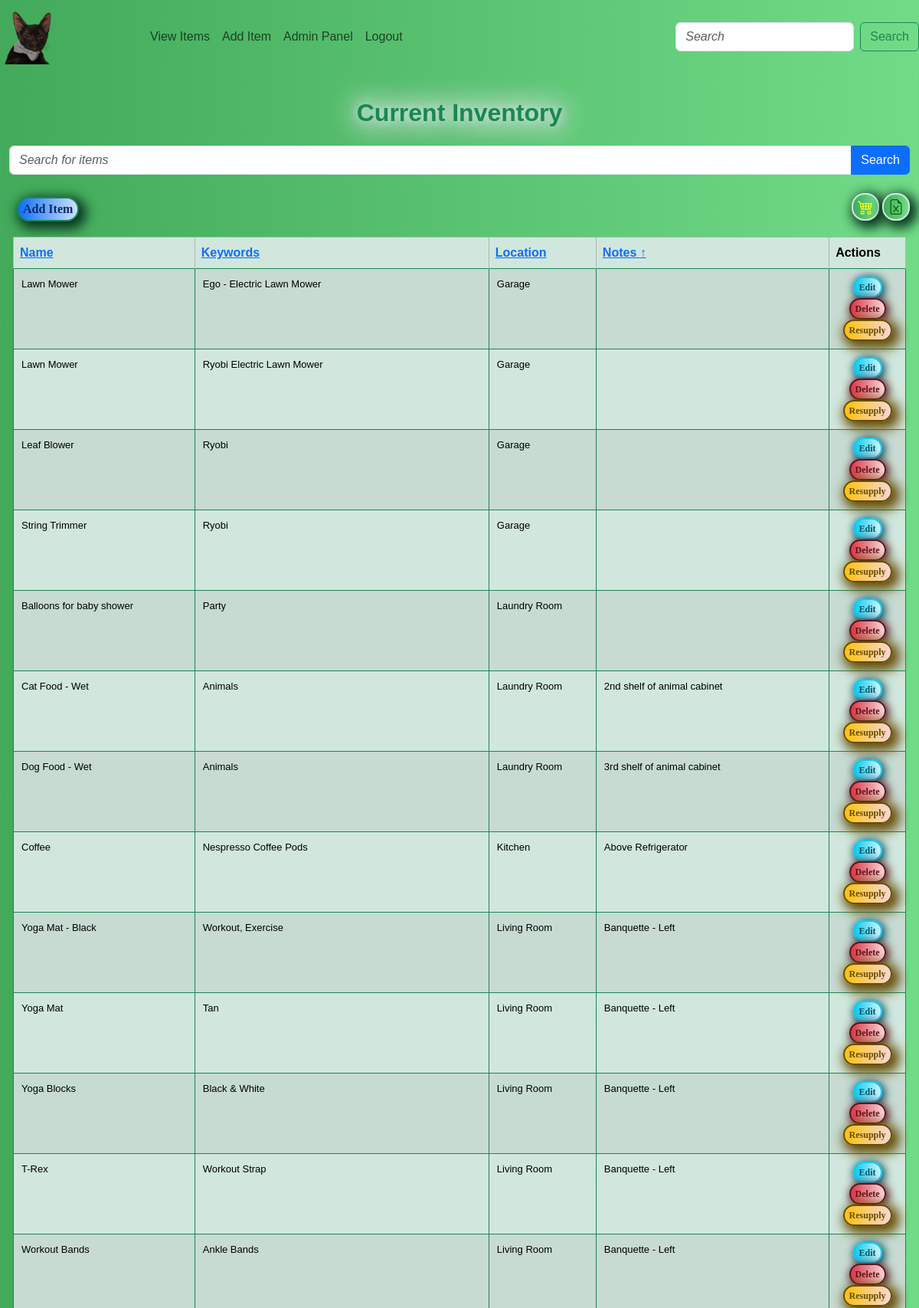
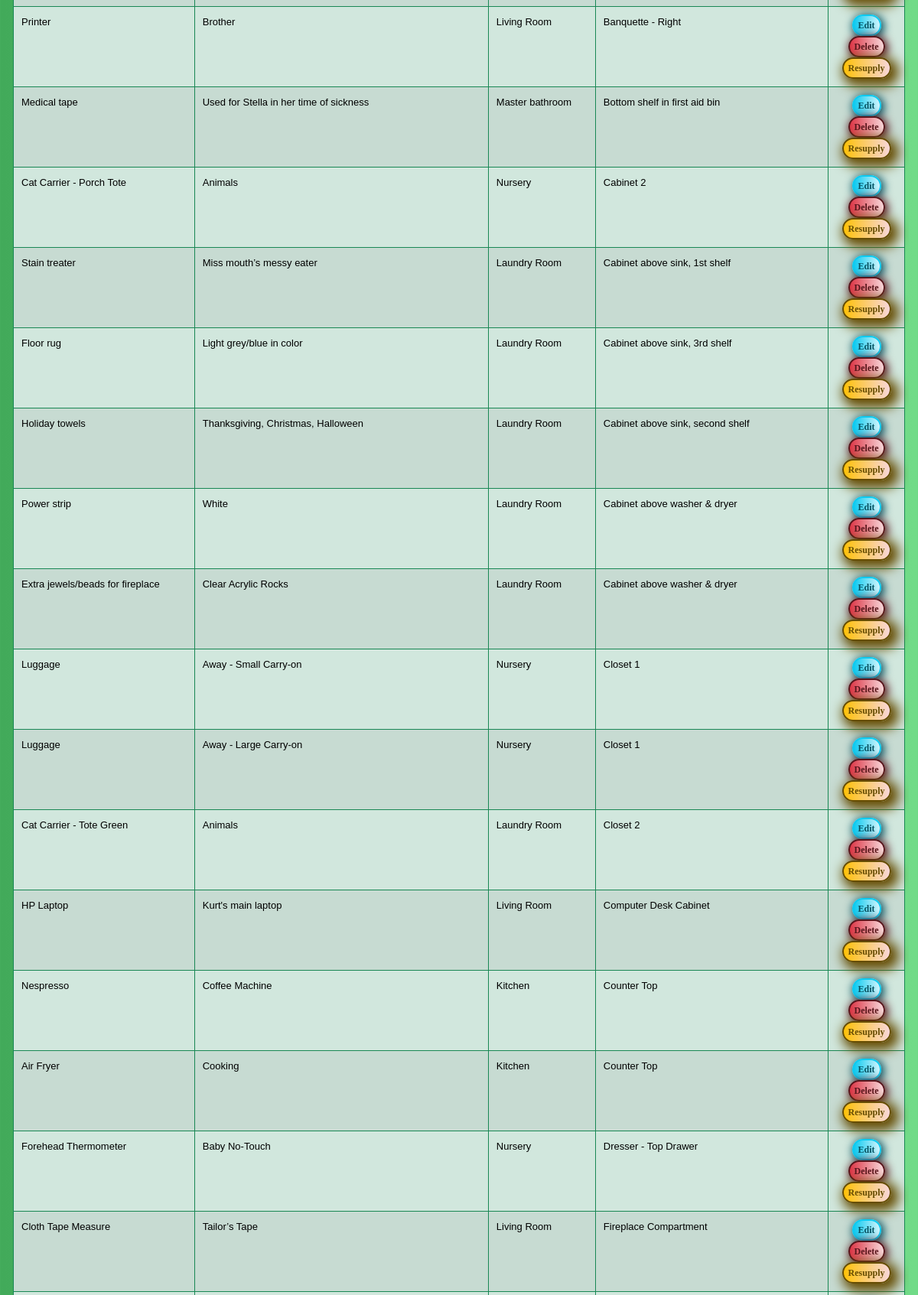
Screenshot of /items?search=&sort_by=notes&sort_order=asc (signed in, upper part) with the database file from the repository (2 pictures, top to bottom).
### app/models.py (models this page shows, shortened)
class Item(db.Model):
    id = db.Column(db.Integer, primary_key=True)
    name = db.Column(db.String(100), nullable=False)
    keywords = db.Column(db.String(200), nullable=True)
    location = db.Column(db.String(100), nullable=False)
    notes = db.Column(db.String, nullable=True)

### app/routes.py (the view)
@app.route('/items', methods=['GET', 'POST'])
@login_required
def view_items():
    form = SearchForm()
    search_query = request.args.get('search', '')
    sort_by = request.args.get('sort_by', 'name')
    sort_order = request.args.get('sort_order', 'asc')
    if form.validate_on_submit():
        search_query = form.search.data
    items_query = Item.query.filter(
        (Item.name.contains(search_query)) | (Item.location.contains(search_query)) | (Item.keywords.contains(search_query)) | (Item.notes.contains(search_query))
    )
    if sort_order == 'asc':
        items_query = items_query.order_by(getattr(Item, sort_by).asc())
    else:
        items_query = items_query.order_by(getattr(Item, sort_by).desc())
    items = items_query.all()
    return render_template('view_items.html', items=items, form=form, sort_by=sort_by, sort_order=sort_order)

### app/forms.py
class SearchForm(FlaskForm):
    search = StringField('Search', validators=[DataRequired()])
    submit = SubmitField('Search')

### app/__init__.py (called while the page is built)
@login_manager.user_loader
def load_user(user_id):
    return models.User.query.get(int(user_id))

### app/templates/view_items.html (shortened to what this page needs)
{% extends "base.html" %}
{% block content %}
<div class="container-fluid">
  <h2 class="mb-4">Current Inventory</h2>
    <form method="GET" action="{{ url_for('view_items') }}" class="mb-4">
      <div class="input-group">
        <input type="text" class="form-control" placeholder="Search for items" name="search" value="{{ request.args.get('search', '') }}">
        <button class="btn btn-primary" type="submit">Search</button>
      </div>
    </form>
    <div class="d-flex justify-content-between" style="margin-bottom: 10px">
      <a class="btn btn-primary btn-sm" id="btnAddItem" href="{{ url_for('add_item') }}">Add Item</a>
      <div>
          <a href="{{ url_for('export_items', resupply='true') }}" class="btn btn-outline-warning btn-sm" id="btnCart" style="--bs-btn-bg: #1987543f;">
            <img src="{{ url_for('static', filename='cart4.svg') }}" alt="Cart Icon" class="cart-icon" style="width: 20px; height: 20px;">
          </a>
          <a href="{{ url_for('export_items') }}" class="btn btn-success btn-sm" id="btnCSV" style="--bs-btn-bg: #1987543f;">
            <img src="{{ url_for('static', filename='file-earmark-excel.svg') }}" alt="Export Icon" class="export-icon" style="width: 20px; height: 20px;">
          </a>
      </div>
  </div>
  <div class="table-container">
    <table class="table table-success table-striped table-bordered">
      <thead class="table-success">
        <tr>
          <th>
            <a href="{{ url_for('view_items', search=request.args.get('search', ''), sort_by='name', sort_order='asc' if sort_order == 'desc' or sort_by != 'name' else 'desc') }}">
              Name
            </a>
          </th>
          <th>
            <a href="{{ url_for('view_items', search=request.args.get('search', ''), sort_by='keywords', sort_order='asc' if sort_order == 'desc' or sort_by != 'keywords' else 'desc') }}">
              Keywords
            </a>
          </th>
          <th>
            <a href="{{ url_for('view_items', search=request.args.get('search', ''), sort_by='location', sort_order='asc' if sort_order == 'desc' or sort_by != 'location' else 'desc') }}">
              Location
            </a>
          </th>
          <th>
            <a href="{{ url_for('view_items', search=request.args.get('search', ''), sort_by='notes', sort_order='asc' if sort_order == 'desc' or sort_by != 'notes' else 'desc') }}">
              Notes
              {% if sort_by == 'notes' %}
                {% if sort_order == 'asc' %}
                  ↑
                {% else %}
                  ↓
                {% endif %}
              {% endif %}
            </a>
          </th>
          <th>Actions</th>
        </tr>
      </thead>
      <tbody>
        {% for item in items %}
        <tr>
          <td>
            {{ item.name }}
          </td>
          <td>{{ item.keywords }}</td>
          <td>{{ item.location }}</td>
          <td>
            {% if 'Resupply' in item.notes %}
              <span class="resupply-text">Resupply</span>
            {% else %}
              {{ item.notes }}
            {% endif %}
          </td>
          <td class="action-column">
            <div class="d-flex flex-column align-items-center">
              <a href="{{ url_for('edit_item', item_id=item.id) }}" class="btn btn-outline-info btn-sm" id="btnEdit">Edit</a>
              <form method="POST" action="{{ url_for('delete_item', item_id=item.id) }}" style="display: inline;" onsubmit="return confirmDelete();">
                <button type="submit" class="btn btn-outline-danger btn-sm w-100" id="btnDelete">Delete</button>
              </form>
              <button class="btn btn-outline-warning btn-sm" id="btnResupply" onclick="toggleResupply({{ item.id }}, '{{ item.notes }}')">Resupply</button>
            </div>
          </td>
        </tr>
        {% endfor %}
      </tbody>
    </table>
  </div>
</div>
{% endblock %}

### app/static/styles.css (style rules this page uses)
body, .navbar { background: linear-gradient(to right, #42aa5a 0%, #71db88 100%); }
body { font-family: Arial, sans-serif; }
h2 { margin-top: 1em; text-align: center; text-shadow: 0 0 15px #fff, 0 0 50px #d1e7dd, 0 0 35px #fff, 0 0 20px #198754, 0 0 30px #d1e7dd, 0 0 40px #d1e7dd, 2px 2px 2px rgba(206,89,55,0); color: #198754; font-weight: bolder; }
.table-container { display: flex; max-height: 45vh; overflow-y: auto; overflow-x: auto; position: relative; padding: 5px; box-sizing: border-box; }
.table thead th { position: sticky; top: 0; z-index: 1; }
.table { width: 100%; border-collapse: collapse; }
.table tbody td { font-size: 13px; padding: 10px; border: 1px solid #198754; }
input::placeholder, textarea::placeholder { font-style: italic; font-size: 16px; }
#btnAddItem { margin: 5px 2px 5px 10px; color: #052c65; font-size: 16px; line-height: 16px; padding: 6px; border-radius: 17px; font-family: Georgia, serif; font-weight: 700; text-decoration: none; font-style: normal; font-variant: normal; text-transform: none; background-image: linear-gradient(to right, #0d6efd 0%, #cfe2ff 100%); box-shadow: #0a3622 5px 5px 15px 5px; border: 2px solid #198754; display: inline-block; }
#btnEdit { margin: auto; color: #055160; font-size: 12px; line-height: 12px; padding: 6px; border-radius: 17px; font-family: Georgia, serif; font-weight: 700; text-decoration: none; font-style: normal; font-variant: normal; text-transform: none; background-image: linear-gradient(to right, #0dcaf0 0%, #cff4fc 100%); box-shadow: #055160 2px 2px 12px 2px; border: 2px solid #0dcaf0; display: inline-block; }
#btnDelete { margin: auto; color: #58151c; font-size: 12px; line-height: 12px; padding: 6px; border-radius: 17px; font-family: Georgia, serif; font-weight: 700; text-decoration: none; font-style: normal; font-variant: normal; text-transform: none; background-image: linear-gradient(to right, #dc3545 0%, #f8d7da 100%); box-shadow: #58151c 2px 2px 12px 2px; border: 2px solid #58151c; display: inline-block; }
#btnResupply { margin: auto; color: #664d03; font-size: 12px; line-height: 12px; padding: 6px; border-radius: 17px; font-family: Georgia, serif; font-weight: 700; text-decoration: none; font-style: normal; font-variant: normal; text-transform: none; background-image: linear-gradient(to right, #ffc107 0%, #f8d7da 100%); box-shadow: #664d03 5px 5px 15px 5px; border: 2px solid #664d03; display: inline-block; }
#btnCart { color: rgb(#D1E7DD, 255, 255); font-size: 16px; line-height: 16px; padding: 6px; border-radius: 17px; font-family: Georgia, serif; font-weight: 700; text-decoration: none; font-style: normal; font-variant: normal; text-transform: none; background-image: linear-gradient(to right, #42aa5a 0%, #71db88 100%); box-shadow: #0a3622 5px 5px 15px 5px; border: 2px solid #d1e7dd; display: inline-block; }
#btnCSV { color: rgb(#D1E7DD, 255, 255); font-size: 16px; line-height: 16px; padding: 6px; border-radius: 17px; font-family: Georgia, serif; font-weight: 700; text-decoration: none; font-style: normal; font-variant: normal; text-transform: none; background-image: linear-gradient(to right, #42aa5a 0%, #71db88 100%); box-shadow: #0a3622 5px 5px 15px 5px; border: 2px solid #d1e7dd; display: inline-block; }

### rows the page displays
Item: name "Lawn Mower", keywords "Ego - Electric Lawn Mower", location "Garage"
Item: name "Lawn Mower", keywords "Ryobi Electric Lawn Mower", location "Garage"
Item: name "Leaf Blower", keywords "Ryobi", location "Garage"
Item: name "String Trimmer", keywords "Ryobi", location "Garage"
Item: name "Balloons for baby shower", keywords "Party", location "Laundry Room"
Item: name "Cat Food - Wet", keywords "Animals", location "Laundry Room", notes "2nd shelf of animal cabinet"
Item: name "Dog Food - Wet", keywords "Animals", location "Laundry Room", notes "3rd shelf of animal cabinet"
Item: name "Coffee", keywords "Nespresso Coffee Pods", location "Kitchen", notes "Above Refrigerator"
Item: name "Yoga Mat - Black", keywords "Workout, Exercise", location "Living Room", notes "Banquette - Left"
Item: name "Yoga Mat", keywords "Tan", location "Living Room", notes "Banquette - Left"
Item: name "Yoga Blocks", keywords "Black & White", location "Living Room", notes "Banquette - Left"
Item: name "T-Rex", keywords "Workout Strap", location "Living Room", notes "Banquette - Left"
Item: name "Workout Bands", keywords "Ankle Bands", location "Living Room", notes "Banquette - Left"
Item: name "Printer", keywords "Brother", location "Living Room", notes "Banquette - Right"
Item: name "Medical tape", keywords "Used for Stella in her time of sickness", location "Master bathroom", notes "Bottom shelf in first aid bin"
Item: name "Cat Carrier - Porch Tote", keywords "Animals", location "Nursery", notes "Cabinet 2"
Item: name "Stain treater", keywords "Miss mouth’s messy eater", location "Laundry Room", notes "Cabinet above sink, 1st shelf"
Item: name "Floor rug", keywords "Light grey/blue in color", location "Laundry Room", notes "Cabinet above sink, 3rd shelf"
Item: name "Holiday towels", keywords "Thanksgiving, Christmas, Halloween", location "Laundry Room", notes "Cabinet above sink, second shelf"
Item: name "Power strip", keywords "White", location "Laundry Room", notes "Cabinet above washer & dryer"
Item: name "Extra jewels/beads for fireplace", keywords "Clear Acrylic Rocks", location "Laundry Room", notes "Cabinet above washer & dryer"
Item: name "Luggage", keywords "Away - Small Carry-on", location "Nursery", notes "Closet 1"
Item: name "Luggage", keywords "Away - Large Carry-on", location "Nursery", notes "Closet 1"
Item: name "Cat Carrier - Tote Green", keywords "Animals", location "Laundry Room", notes "Closet 2"
Item: name "HP Laptop", keywords "Kurt's main laptop", location "Living Room", notes "Computer Desk Cabinet"
Item: name "Nespresso", keywords "Coffee Machine", location "Kitchen", notes "Counter Top"
Item: name "Air Fryer", keywords "Cooking", location "Kitchen", notes "Counter Top"
Item: name "Forehead Thermometer", keywords "Baby No-Touch", location "Nursery", notes "Dresser - Top Drawer"
Item: name "Cloth Tape Measure", keywords "Tailor’s Tape", location "Living Room", notes "Fireplace Compartment"
